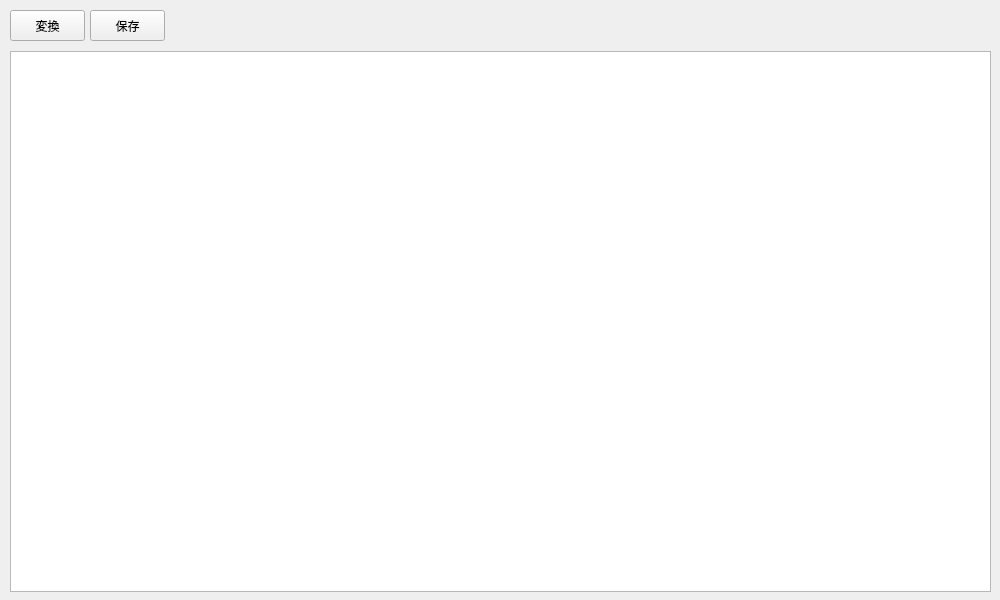
<?xml version="1.0" encoding="UTF-8"?>
<ui version="4.0">
 <class>MainWindow</class>
 <widget class="QMainWindow" name="MainWindow">
  <property name="geometry">
   <rect>
    <x>0</x>
    <y>0</y>
    <width>1000</width>
    <height>600</height>
   </rect>
  </property>
  <property name="windowTitle">
   <string>MainWindow</string>
  </property>
  <widget class="QWidget" name="centralwidget">
   <widget class="QPushButton" name="pushButton_conv">
    <property name="geometry">
     <rect>
      <x>10</x>
      <y>10</y>
      <width>75</width>
      <height>31</height>
     </rect>
    </property>
    <property name="text">
     <string>変換</string>
    </property>
   </widget>
   <widget class="QTableWidget" name="tableWidget">
    <property name="geometry">
     <rect>
      <x>10</x>
      <y>51</y>
      <width>981</width>
      <height>541</height>
     </rect>
    </property>
    <property name="font">
     <font>
      <family>メイリオ</family>
      <pointsize>11</pointsize>
     </font>
    </property>
   </widget>
   <widget class="QPushButton" name="pushButton_save">
    <property name="geometry">
     <rect>
      <x>90</x>
      <y>10</y>
      <width>75</width>
      <height>31</height>
     </rect>
    </property>
    <property name="text">
     <string>保存</string>
    </property>
   </widget>
  </widget>
 </widget>
 <resources/>
 <connections/>
</ui>
